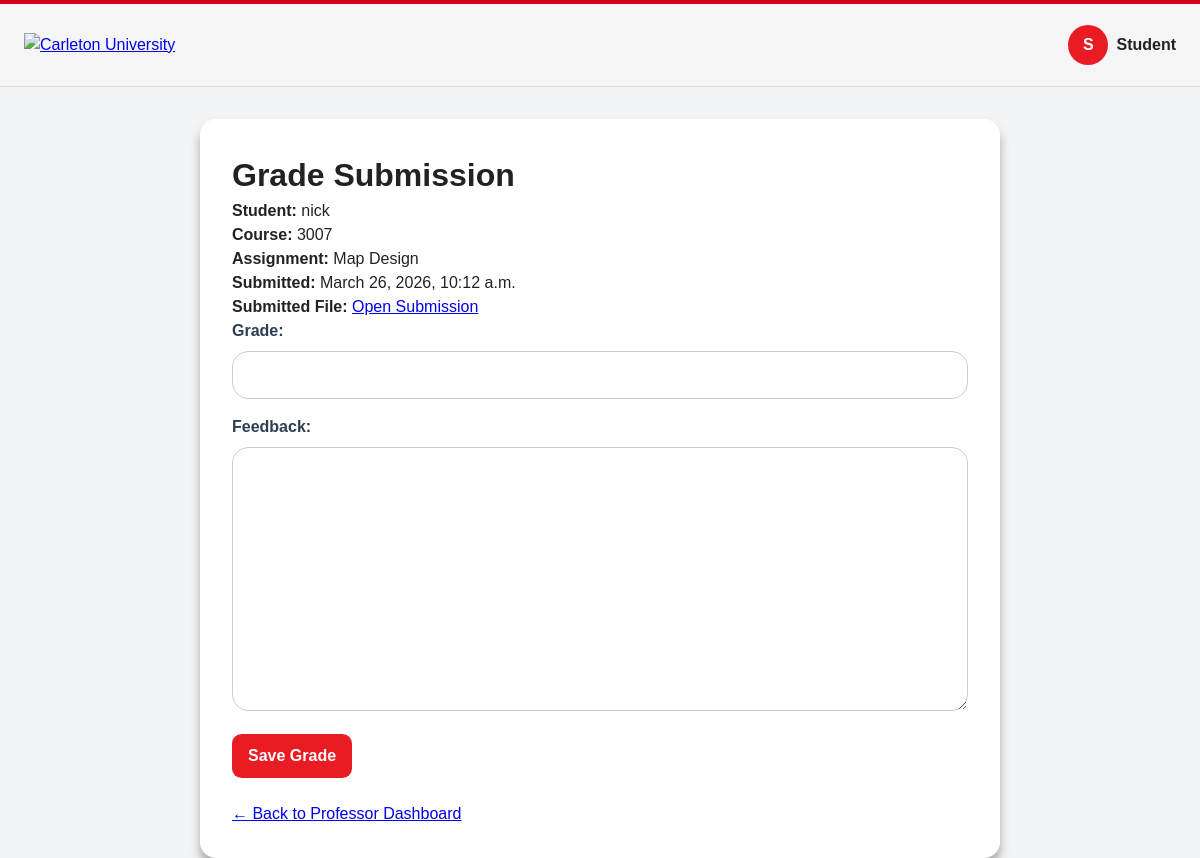
Before: /submission/2/grade/ with the older database file.
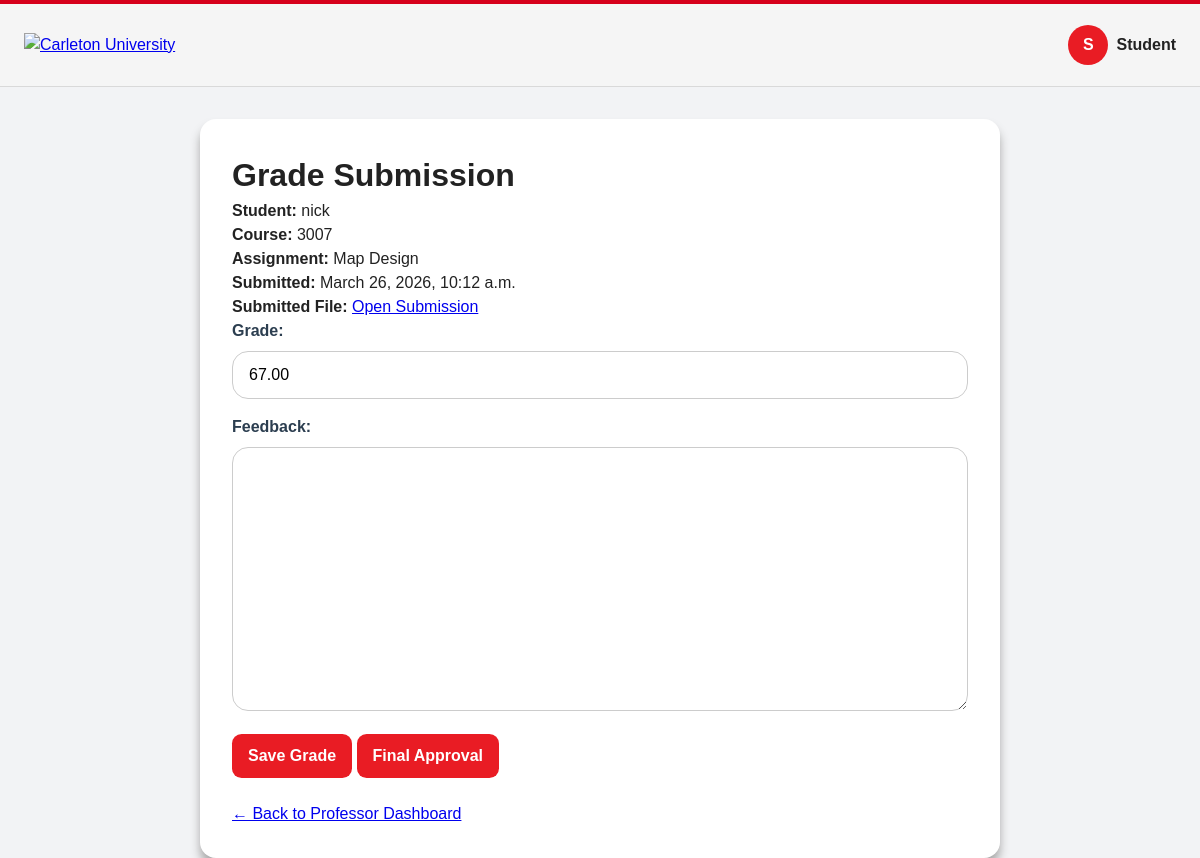
After: the same page with the newer database file.
### grades/models.py (models this page shows, shortened)
class Submission(models.Model):
    student_name = models.CharField(max_length=100)
    assignment = models.ForeignKey(Assignment, on_delete=models.CASCADE)
    file = models.FileField(upload_to='submissions/')
    submitted_at = models.DateTimeField(auto_now_add=True)
    grade = models.DecimalField(max_digits=5, decimal_places=2, blank=True, null=True, validators=[ MinValueValidator(0), MaxValueValidator(100) ])
    feedback = models.TextField(blank=True, null=True)
    STATUS_CHOICES = [
        ('not_started', 'Not Started'),
        ('in_progress', 'In Progress'),
        ('under_review', 'Under Review'),
        ('final_approval', 'Final Approval'),
        ('released', 'Released'),
    ]
    status = models.CharField(
        max_length=20,
        choices=STATUS_CHOICES,
        default='not_started'
    )

class Assignment(models.Model):
    title = models.CharField(max_length=200)
    due_date = models.DateTimeField()
    course_code = models.CharField(max_length=10)  # field for course code
    instruction_file = models.FileField(upload_to='instructions/', blank=True, null=True) # th

### grades/views.py (the view)
# urls.py: path('submission/<int:submission_id>/grade/', views.grade_submission, name='grade_submission'),
def grade_submission(request, submission_id):
    submission = get_object_or_404(Submission, id=submission_id)
    if request.method == 'GET' and submission.status == 'not_started':
        submission.status = 'in_progress'
        submission.save()
    if request.method == 'POST':
        form = GradeSubmissionForm(request.POST, instance=submission)
        if form.is_valid():
            updated_submission = form.save(commit=False)
            if updated_submission.grade is not None or updated_submission.feedback:
                updated_submission.status = 'under_review'
            updated_submission.save()
            return redirect('professor_dashboard')
    else:
        form = GradeSubmissionForm(instance=submission)
    return render(request, 'grade_submission.html', {
        'form': form,
        'submission': submission
    })

### grades/forms.py
class GradeSubmissionForm(forms.ModelForm):
    class Meta:
        model = Submission
        fields = ['grade', 'feedback']

### grades/templates/grade_submission.html (shortened to what this page needs)
{% load static %}
<!DOCTYPE html>
<html lang="en">
<head>
    {% include 'head.html' %}
</head>
<body>
    {% include 'header.html' %}
    <main class="grade-page-container">
        <div class="grade-card">
            <h1>Grade Submission</h1>
            <p><strong>Student:</strong> {{ submission.student_name }}</p>
            <p><strong>Course:</strong> {{ submission.assignment.course_code }}</p>
            <p><strong>Assignment:</strong> {{ submission.assignment.title }}</p>
            <p><strong>Submitted:</strong> {{ submission.submitted_at }}</p>
            <p>
                <strong>Submitted File:</strong>
                <a href="{{ submission.file.url }}" target="_blank">Open Submission</a>
            </p>
            <form method="post">
                {{ form.as_p }}
                <button type="submit" class="grade-btn">Save Grade</button>
                {% if submission.grade or submission.feedback %}
                    <button type="submit" formaction="{% url 'final_approve_submission' submission.id %}" class="grade-btn">
                        Final Approval
                    </button>
                {% endif %}
            </form>
            <p class="back-link">
                <a href="{% url 'professor_dashboard' %}">← Back to Professor Dashboard</a>
            </p>
        </div>
    </main>
</body>
</html>

Changed rows visible on the page:
changed Submission "nick": grade (not shown) → "67.00"
Other visible differences:
text now shown: "Final Approval"
